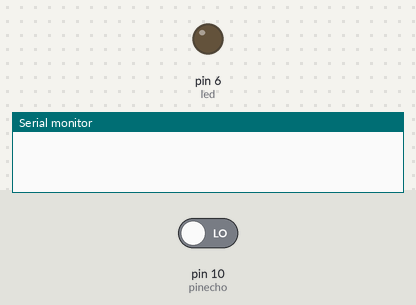
Recording of a sketch running on a simulated Arduino Uno, built with avr-gcc and run on an emulated ATmega328P. On the bench: output pins drawn as LEDs (lit = HIGH), the last lines printed to the serial monitor. The inputs (shaded band) are chosen by the test bench; at power-on: pin 10 (pinecho) LOW. Pins used as bus, display or sensor lines are not drawn.

Above: at 0.1 s.
At 2.1 s:
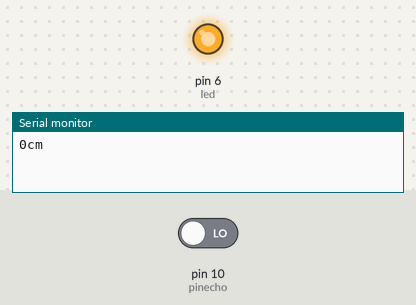
Timing chart, 0 to 3.6 s (numbered marks = the images above):
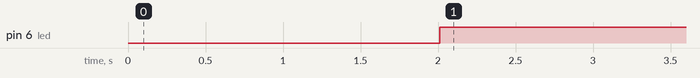

The sketch:

data.ino
```cpp
// Said Gourida

int led = 6;
int pinecho = 10;
int pintrig = 9;
long Time;


void setup() {
  Serial.begin(1200);
  pinMode(led, OUTPUT);
  pinMode(pinecho, INPUT);
  pinMode(pintrig, OUTPUT);
}
void loop() {
  digitalWrite(pintrig, HIGH);
  delay(1000);
  digitalWrite(pintrig, LOW);
  Time = pulseIn(pinecho, HIGH);
  Time = (Time / 2) / 29.1;
  Serial.print(Time);
  Serial.println("cm");
  delay(10);

  if ((Time <= 10))
  {
    digitalWrite(led, HIGH);
  }
  else if (Time > 10)
  {
    digitalWrite(led, LOW);
  }
}
```

Measured:
- by itself, pin 6 (led): LOW → HIGH at 2.0 s
